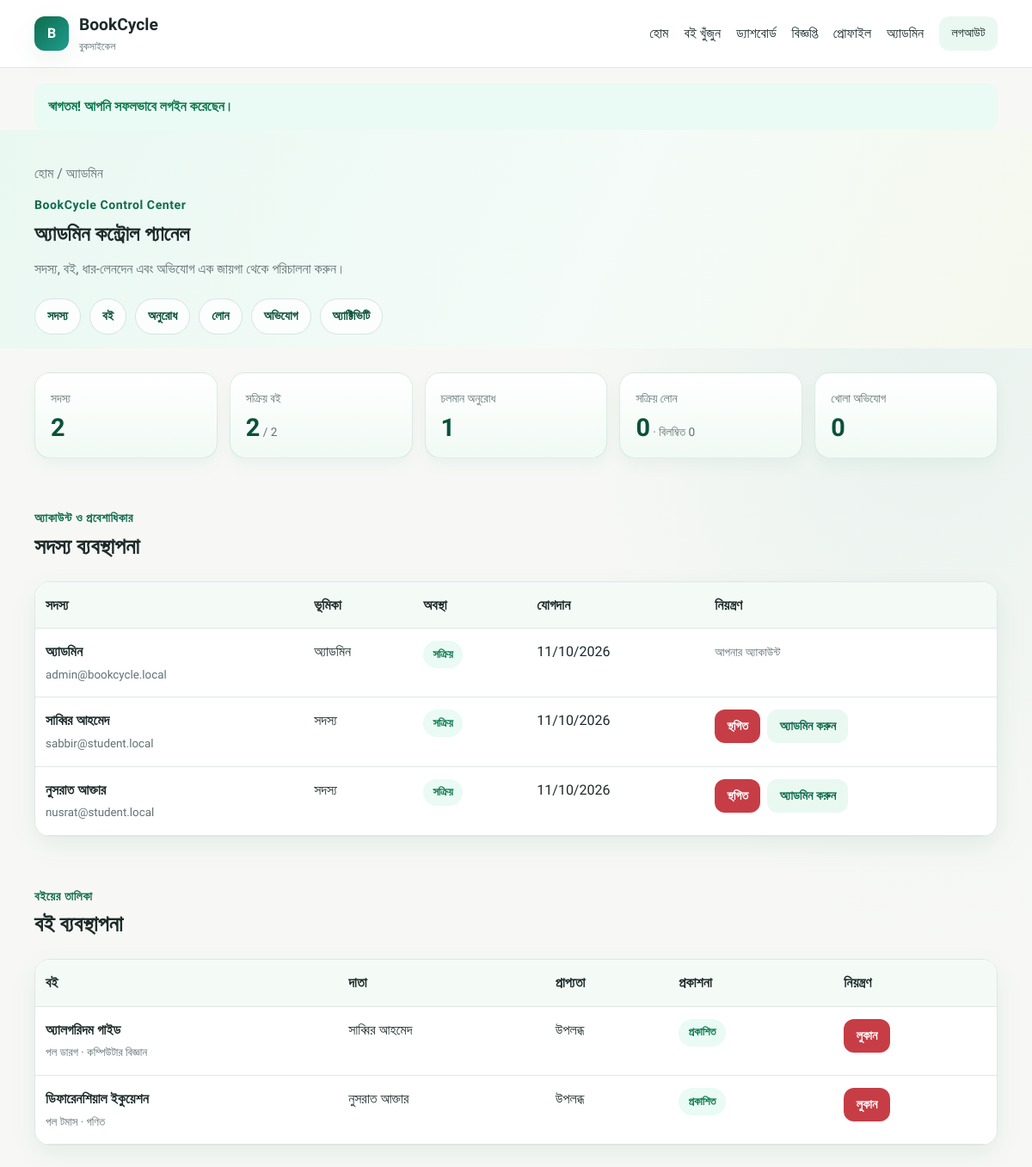
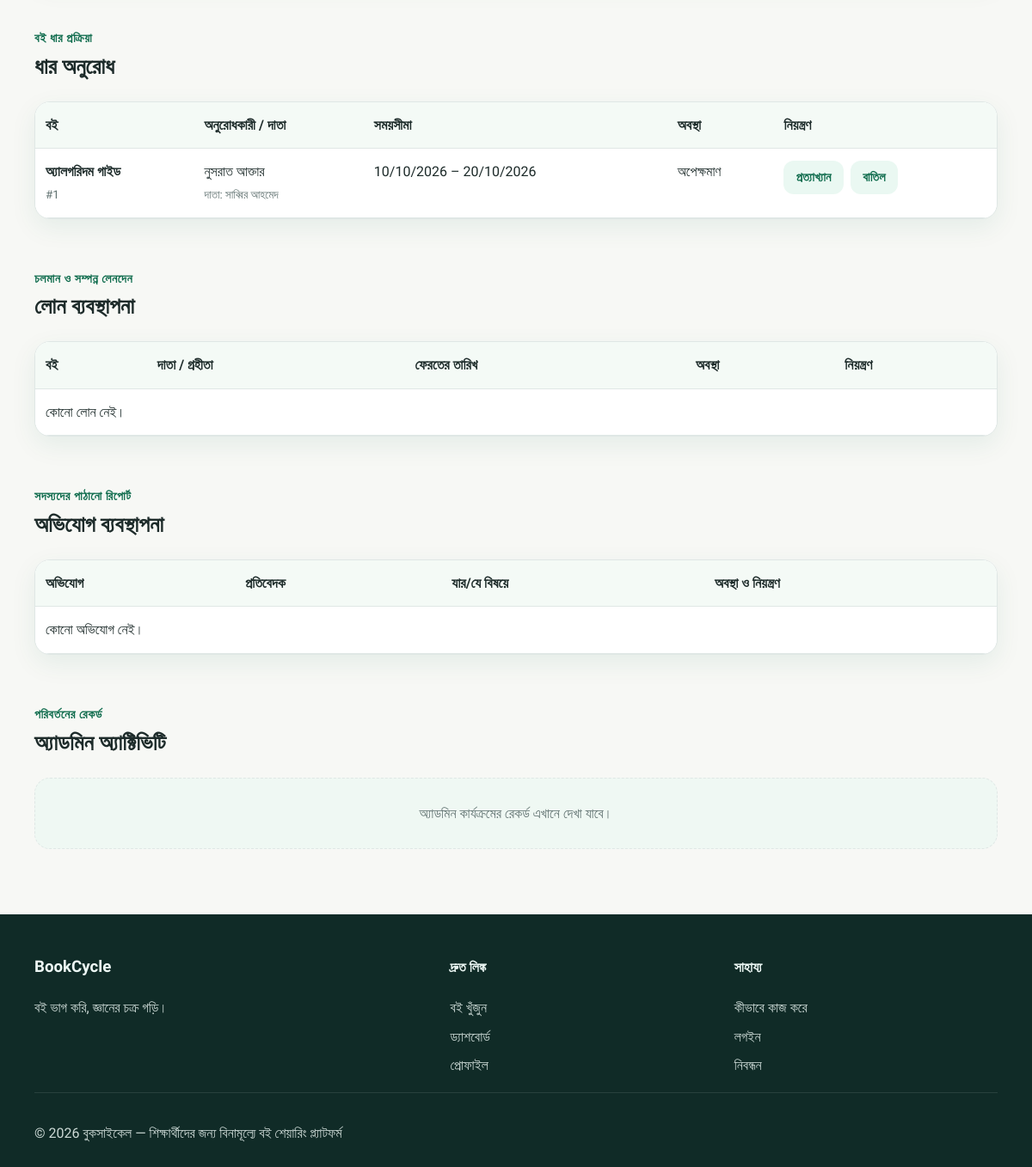
/admin/index.php (signed in), run on the app's committed database (2 pictures, top to bottom).
### tables this page shows
CREATE TABLE users (
    id INT NOT NULL AUTO_INCREMENT,
    name VARCHAR(100) NOT NULL,
    email VARCHAR(150) NOT NULL,
    password_hash VARCHAR(255) NOT NULL,
    university VARCHAR(150) DEFAULT NULL,
    department VARCHAR(150) DEFAULT NULL,
    bio TEXT DEFAULT NULL,
    profile_image VARCHAR(255) DEFAULT NULL,
    contact_pref ENUM('email','phone','both','none') DEFAULT 'email',
    role ENUM('student','admin') NOT NULL DEFAULT 'student',
    is_active TINYINT(1) NOT NULL DEFAULT 1,
    failed_login_attempts INT NOT NULL DEFAULT 0,
    locked_until DATETIME DEFAULT NULL,
    last_login DATETIME DEFAULT NULL,
    created_at DATETIME NOT NULL DEFAULT CURRENT_TIMESTAMP,
    updated_at DATETIME NOT NULL DEFAULT CURRENT_TIMESTAMP ON UPDATE CURRENT_TIMESTAMP,
    PRIMARY KEY (id),
    UNIQUE KEY uq_users_email (email),
    KEY idx_users_role (role),
    KEY idx_users_active (is_active)
);

CREATE TABLE books (
    id INT NOT NULL AUTO_INCREMENT,
    owner_id INT NOT NULL,
    title VARCHAR(200) NOT NULL,
    author VARCHAR(150) NOT NULL,
    isbn VARCHAR(32) DEFAULT NULL,
    category VARCHAR(100) NOT NULL,
    description TEXT DEFAULT NULL,
    condition_status ENUM('new','almost_new','good','usable') NOT NULL DEFAULT 'good',
    cover_image VARCHAR(255) DEFAULT NULL,
    university VARCHAR(150) DEFAULT NULL,
    pickup_instructions TEXT DEFAULT NULL,
    availability_status ENUM('available','reserved','borrowed','inactive') NOT NULL DEFAULT 'available',
    is_active TINYINT(1) NOT NULL DEFAULT 1,
    created_at DATETIME NOT NULL DEFAULT CURRENT_TIMESTAMP,
    updated_at DATETIME NOT NULL DEFAULT CURRENT_TIMESTAMP ON UPDATE CURRENT_TIMESTAMP,
    PRIMARY KEY (id),
    KEY idx_books_owner (owner_id),
    KEY idx_books_status (availability_status),
    KEY idx_books_active (is_active),
    CONSTRAINT fk_books_owner FOREIGN KEY (owner_id) REFERENCES users(id) ON DELETE CASCADE
);

CREATE TABLE borrow_requests (
    id INT NOT NULL AUTO_INCREMENT,
    book_id INT NOT NULL,
    requester_id INT NOT NULL,
    owner_id INT NOT NULL,
    start_date DATE NOT NULL,
    due_date DATE NOT NULL,
    status ENUM('Pending','Approved','Rejected','Borrowed','Return Requested','Returned','Cancelled','Overdue') NOT NULL DEFAULT 'Pending',
    message TEXT DEFAULT NULL,
    created_at DATETIME NOT NULL DEFAULT CURRENT_TIMESTAMP,
    updated_at DATETIME NOT NULL DEFAULT CURRENT_TIMESTAMP ON UPDATE CURRENT_TIMESTAMP,
    PRIMARY KEY (id),
    KEY idx_borrow_book (book_id),
    KEY idx_borrow_requester (requester_id),
    KEY idx_borrow_owner (owner_id),
    KEY idx_borrow_status (status),
    CONSTRAINT fk_borrow_book FOREIGN KEY (book_id) REFERENCES books(id) ON DELETE CASCADE,
    CONSTRAINT fk_borrow_requester FOREIGN KEY (requester_id) REFERENCES users(id) ON DELETE CASCADE,
    CONSTRAINT fk_borrow_owner FOREIGN KEY (owner_id) REFERENCES users(id) ON DELETE CASCADE
);

### includes/functions.php (called while the page is built, shortened)
<?php
function e(mixed $value): string
{
    return htmlspecialchars((string) $value, ENT_QUOTES, 'UTF-8');
}
function formatDate(string $date, string $fallback = 'নেই'): string
{
    $timestamp = strtotime($date);
    return date('d/m/Y', $timestamp);
}
function requestStatusLabel(string $status): string
{
    $labels = [
        'Pending' => 'অপেক্ষমাণ',
        'Approved' => 'অনুমোদিত',
        'Rejected' => 'প্রত্যাখ্যাত',
        'Borrowed' => 'ধার দেওয়া হয়েছে',
        'Return Requested' => 'ফেরতের অনুরোধ করা হয়েছে',
        'Returned' => 'ফেরত সম্পন্ন',
        'Cancelled' => 'বাতিল',
        'Overdue' => 'ফেরত দিতে দেরি হয়েছে',
    ];
    return $labels[$status] ?? $status;
}
function bookAvailabilityLabel(string $value): string
{
    $labels = [
        'available' => 'উপলব্ধ',
        'reserved' => 'সংরক্ষিত',
        'borrowed' => 'ধার দেওয়া হয়েছে',
        'inactive' => 'নিষ্ক্রিয়',
    ];
    return $labels[$value] ?? ucfirst($value);
}

### admin/index.php (the view, shortened to what this page needs)
<?php
$pdo = getDb();
$studentCount = (int) $pdo->query('SELECT COUNT(*) FROM users WHERE role = "student"')->fetchColumn();
$bookCount = (int) $pdo->query('SELECT COUNT(*) FROM books')->fetchColumn();
$activeBookCount = (int) $pdo->query('SELECT COUNT(*) FROM books WHERE is_active = 1')->fetchColumn();
$pendingRequestCount = (int) $pdo->query('SELECT COUNT(*) FROM borrow_requests WHERE status IN ("Pending", "Approved", "Borrowed", "Return Requested")')->fetchColumn();
$activeLoans = (int) $pdo->query('SELECT COUNT(*) FROM loans WHERE status IN ("active", "overdue")')->fetchColumn();
$overdue = (int) $pdo->query('SELECT COUNT(*) FROM loans WHERE status IN ("active", "overdue") AND due_date < CURDATE()')->fetchColumn();
$openReports = (int) $pdo->query('SELECT COUNT(*) FROM reports WHERE status = "open"')->fetchColumn();
$users = $pdo->query('SELECT id, name, email, role, is_active, created_at FROM users ORDER BY created_at DESC')->fetchAll();
$books = $pdo->query('SELECT b.id, b.title, b.author, b.category, b.availability_status, b.is_active, u.name AS owner_name FROM books b LEFT JOIN users u ON u.id = b.owner_id ORDER BY b.created_at DESC')->fetchAll();
$requests = $pdo->query('SELECT r.id, r.status, r.start_date, r.due_date, r.created_at, b.title AS book_title, requester.name AS requester_name, owner.name AS owner_name FROM borrow_requests r LEFT JOIN books b ON b.id = r.book_id LEFT JOIN users requester ON requester.id = r.requester_id LEFT JOIN users owner ON owner.id = r.owner_id ORDER BY r.created_at DESC')->fetchAll();
$loans = $pdo->query('SELECT l.id, l.request_id, l.status, l.due_date, l.approved_at, b.title AS book_title, owner.name AS owner_name, borrower.name AS borrower_name FROM loans l LEFT JOIN books b ON b.id = l.book_id LEFT JOIN users owner ON owner.id = l.owner_id LEFT JOIN users borrower ON borrower.id = l.borrower_id ORDER BY l.created_at DESC')->fetchAll();
$reports = $pdo->query('SELECT r.id, r.reason, r.details, r.status, r.created_at, reporter.name AS reporter_name, reported_user.name AS reported_user_name, b.title AS reported_book_title FROM reports r LEFT JOIN users reporter ON reporter.id = r.reporter_id LEFT JOIN users reported_user ON reported_user.id = r.reported_user_id LEFT JOIN books b ON b.id = r.reported_book_id ORDER BY r.created_at DESC')->fetchAll();
$adminLogs = $pdo->query('SELECT l.action, l.details, l.created_at, u.name AS admin_name FROM admin_logs l LEFT JOIN users u ON u.id = l.admin_id ORDER BY l.created_at DESC LIMIT 30')->fetchAll();
$currentAdminId = (int) ($_SESSION['user_id'] ?? 0);
require_once __DIR__ . '/../includes/header.php';
?>
<main class="admin-page">
    <section class="page-head admin-page-head">
        <div class="container">
            <div class="breadcrumbs">হোম / অ্যাডমিন</div>
            <p class="profile-eyebrow">BookCycle Control Center</p>
            <h1>অ্যাডমিন কন্ট্রোল প্যানেল</h1>
            <p class="profile-intro">সদস্য, বই, ধার-লেনদেন এবং অভিযোগ এক জায়গা থেকে পরিচালনা করুন।</p>
            <nav class="admin-shortcuts" aria-label="অ্যাডমিন বিভাগ">
                <a href="#users">সদস্য</a>
                <a href="#books">বই</a>
                <a href="#requests">অনুরোধ</a>
                <a href="#loans">লোন</a>
                <a href="#reports">অভিযোগ</a>
                <a href="#activity">অ্যাক্টিভিটি</a>
            </nav>
        </div>
    </section>
    <section class="section">
        <div class="container">
            <div class="grid admin-stat-grid">
                <article class="admin-stat"><span>সদস্য</span><strong><?= e((string) $studentCount) ?></strong></article>
                <article class="admin-stat"><span>সক্রিয় বই</span><strong><?= e((string) $activeBookCount) ?><small> / <?= e((string) $bookCount) ?></small></strong></article>
                <article class="admin-stat"><span>চলমান অনুরোধ</span><strong><?= e((string) $pendingRequestCount) ?></strong></article>
                <article class="admin-stat"><span>সক্রিয় লোন</span><strong><?= e((string) $activeLoans) ?><small> · বিলম্বিত <?= e((string) $overdue) ?></small></strong></article>
                <article class="admin-stat"><span>খোলা অভিযোগ</span><strong><?= e((string) $openReports) ?></strong></article>
            </div>
        </div>
    </section>
    <section class="section admin-section" id="users">
        <div class="container">
            <div class="section-header"><div><span class="profile-section-kicker">অ্যাকাউন্ট ও প্রবেশাধিকার</span><h2>সদস্য ব্যবস্থাপনা</h2></div></div>
            <div class="panel admin-table-panel table-wrap">
                <table>
                    <thead><tr><th>সদস্য</th><th>ভূমিকা</th><th>অবস্থা</th><th>যোগদান</th><th>নিয়ন্ত্রণ</th></tr></thead>
                    <tbody>
                    <?php foreach ($users as $member): ?>
                        <tr>
                            <td><strong><?= e($member['name']) ?></strong><br><small><?= e($member['email']) ?></small></td>
                            <td><?= $member['role'] === 'admin' ? 'অ্যাডমিন' : 'সদস্য' ?></td>
                            <td><?= (int) $member['is_active'] === 1 ? '<span class="badge badge-green">সক্রিয়</span>' : '<span class="badge badge-red">স্থগিত</span>' ?></td>
                            <td><?= e(formatDate((string) $member['created_at'])) ?></td>
                            <td>
                                <?php if ((int) $member['id'] === $currentAdminId): ?>
                                    <span class="admin-self-note">আপনার অ্যাকাউন্ট</span>
                                <?php else: ?>
                                    <div class="admin-row-actions">
                                        <form method="post" action="<?= e(APP_BASE_URL . 'admin/actions.php') ?>">
                                            <button class="btn btn-small <?= (int) $member['is_active'] === 1 ? 'btn-danger' : 'btn-secondary' ?>" type="submit"><?= (int) $member['is_active'] === 1 ? 'স্থগিত' : 'সক্রিয় করুন' ?></button>
                                        </form>
                                        <form method="post" action="<?= e(APP_BASE_URL . 'admin/actions.php') ?>">
                                            <button class="btn btn-small btn-secondary" type="submit" data-confirm="এই সদস্যের অ্যাডমিন ভূমিকা পরিবর্তন করবেন?"><?= $member['role'] === 'admin' ? 'সদস্য করুন' : 'অ্যাডমিন করুন' ?></button>
                                        </form>
                                    </div>
                                <?php endif; ?>
                            </td>
                        </tr>
                    <?php endforeach; ?>
                    </tbody>
                </table>
            </div>
        </div>
    </section>
    <section class="section admin-section" id="books">
        <div class="container">
            <div class="section-header"><div><span class="profile-section-kicker">বইয়ের তালিকা</span><h2>বই ব্যবস্থাপনা</h2></div></div>
            <div class="panel admin-table-panel table-wrap">
                <table>
                    <thead><tr><th>বই</th><th>দাতা</th><th>প্রাপ্যতা</th><th>প্রকাশনা</th><th>নিয়ন্ত্রণ</th></tr></thead>
                    <tbody>
                    <?php foreach ($books as $book): ?>
                        <tr>
                            <td><strong><?= e($book['title']) ?></strong><br><small><?= e($book['author']) ?> · <?= e($book['category']) ?></small></td>
                            <td><?= e($book['owner_name'] ?? 'অজানা') ?></td>
                            <td><?= e(bookAvailabilityLabel((string) $book['availability_status'])) ?></td>
                            <td><?= (int) $book['is_active'] === 1 ? '<span class="badge badge-green">প্রকাশিত</span>' : '<span class="badge badge-red">লুকানো</span>' ?></td>
                            <td>
                                <form method="post" action="<?= e(APP_BASE_URL . 'admin/actions.php') ?>">
                                    <button class="btn btn-small <?= (int) $book['is_active'] === 1 ? 'btn-danger' : 'btn-secondary' ?>" type="submit"><?= (int) $book['is_active'] === 1 ? 'লুকান' : 'প্রকাশ করুন' ?></button>
                                </form>
                            </td>
                        </tr>
                    <?php endforeach; ?>
                    </tbody>
                </table>
            </div>
        </div>
    </section>
    <section class="section admin-section" id="requests">
        <div class="container">
            <div class="section-header"><div><span class="profile-section-kicker">বই ধার প্রক্রিয়া</span><h2>ধার অনুরোধ</h2></div></div>
            <div class="panel admin-table-panel table-wrap">
                <table>
                    <thead><tr><th>বই</th><th>অনুরোধকারী / দাতা</th><th>সময়সীমা</th><th>অবস্থা</th><th>নিয়ন্ত্রণ</th></tr></thead>
                    <tbody>
                    <?php foreach ($requests as $request): ?>
                        <tr>
                            <td><strong><?= e($request['book_title'] ?? 'বই পাওয়া যায়নি') ?></strong><br><small>#<?= (int) $request['id'] ?></small></td>
                            <td><?= e($request['requester_name'] ?? 'অজানা') ?><br><small>দাতা: <?= e($request['owner_name'] ?? 'অজানা') ?></small></td>
                            <td><?= e(formatDate((string) $request['start_date'])) ?> – <?= e(formatDate((string) $request['due_date'])) ?></td>
                            <td><?= e(requestStatusLabel((string) $request['status'])) ?></td>
                            <td>
                                <?php if (in_array($request['status'], ['Pending', 'Approved'], true)): ?>
                                    <div class="admin-row-actions">
                                        <?php foreach (['Rejected' => 'প্রত্যাখ্যান', 'Cancelled' => 'বাতিল'] as $status => $label): ?>
                                            <form method="post" action="<?= e(APP_BASE_URL . 'admin/actions.php') ?>">
                                                <button class="btn btn-small btn-secondary" type="submit"><?= e($label) ?></button>
                                            </form>
                                        <?php endforeach; ?>
                                    </div>
                                <?php else: ?><span class="admin-self-note">কোনো পদক্ষেপ নেই</span><?php endif; ?>
                            </td>
                        </tr>
                    <?php endforeach; ?>
                    </tbody>
                </table>
            </div>
        </div>
    </section>
    <section class="section admin-section" id="loans">
        <div class="container">
            <div class="section-header"><div><span class="profile-section-kicker">চলমান ও সম্পন্ন লেনদেন</span><h2>লোন ব্যবস্থাপনা</h2></div></div>
            <div class="panel admin-table-panel table-wrap">
                <table>
                    <thead><tr><th>বই</th><th>দাতা / গ্রহীতা</th><th>ফেরতের তারিখ</th><th>অবস্থা</th><th>নিয়ন্ত্রণ</th></tr></thead>
                    <tbody>
                    <?php if (!$loans): ?><tr><td colspan="5">কোনো লোন নেই।</td></tr><?php endif; ?>
                    </tbody>
                </table>
            </div>
        </div>
    </section>
    <section class="section admin-section" id="reports">
        <div class="container">
            <div class="section-header"><div><span class="profile-section-kicker">সদস্যদের পাঠানো রিপোর্ট</span><h2>অভিযোগ ব্যবস্থাপনা</h2></div></div>
            <div class="panel admin-table-panel table-wrap">
                <table>
                    <thead><tr><th>অভিযোগ</th><th>প্রতিবেদক</th><th>যার/যে বিষয়ে</th><th>অবস্থা ও নিয়ন্ত্রণ</th></tr></thead>
                    <tbody>
                    <?php if (!$reports): ?><tr><td colspan="4">কোনো অভিযোগ নেই।</td></tr><?php endif; ?>
                    </tbody>
                </table>
            </div>
        </div>
    </section>
    <section class="section admin-section" id="activity">
        <div class="container">
            <div class="section-header"><div><span class="profile-section-kicker">পরিবর্তনের রেকর্ড</span><h2>অ্যাডমিন অ্যাক্টিভিটি</h2></div></div>
            <?php if (!$adminLogs): ?>
                <div class="empty-state">অ্যাডমিন কার্যক্রমের রেকর্ড এখানে দেখা যাবে।</div>
            <?php endif; ?>
        </div>
    </section>
</main>
<?php require_once __DIR__ . '/../includes/footer.php'; ?>

### data on the page
users: name "অ্যাডমিন", email "admin@bookcycle.local", role "অ্যাডমিন", is_active "সক্রিয়", created_at "11/10/2026", shows "আপনার অ্যাকাউন্ট"
users: name "সাব্বির আহমেদ", email "sabbir@student.local", role "সদস্য", is_active "সক্রিয়", created_at "11/10/2026"
users: name "নুসরাত আক্তার", email "nusrat@student.local", role "সদস্য", is_active "সক্রিয়", created_at "11/10/2026"
books: title "অ্যালগরিদম গাইড", author "পল ডারগ", category "কম্পিউটার বিজ্ঞান", owner.name "সাব্বির আহমেদ", availability_status "উপলব্ধ", is_active "প্রকাশিত"
books: title "ডিফারেনশিয়াল ইকুয়েশন", author "পল টমাস", category "গণিত", owner.name "নুসরাত আক্তার", availability_status "উপলব্ধ", is_active "প্রকাশিত"
borrow_requests: book.title "অ্যালগরিদম গাইড", id "1", requester.name "নুসরাত আক্তার", owner.name "সাব্বির আহমেদ", start_date "10/10/2026", due_date "20/10/2026", status "অপেক্ষমাণ", label "প্রত্যাখ্যান", label "বাতিল"

### other printed values
$item['label'] "হোম"
$item['label'] "বই খুঁজুন"
$item['label'] "ড্যাশবোর্ড"
$item['label'] "বিজ্ঞপ্তি"
$item['label'] "প্রোফাইল"
$flash['message'] "স্বাগতম! আপনি সফলভাবে লগইন করেছেন।"
$studentCount "2"
$activeBookCount "2"
$bookCount "2"
$pendingRequestCount "1"
$activeLoans "0"
$overdue "0"
$openReports "0"
